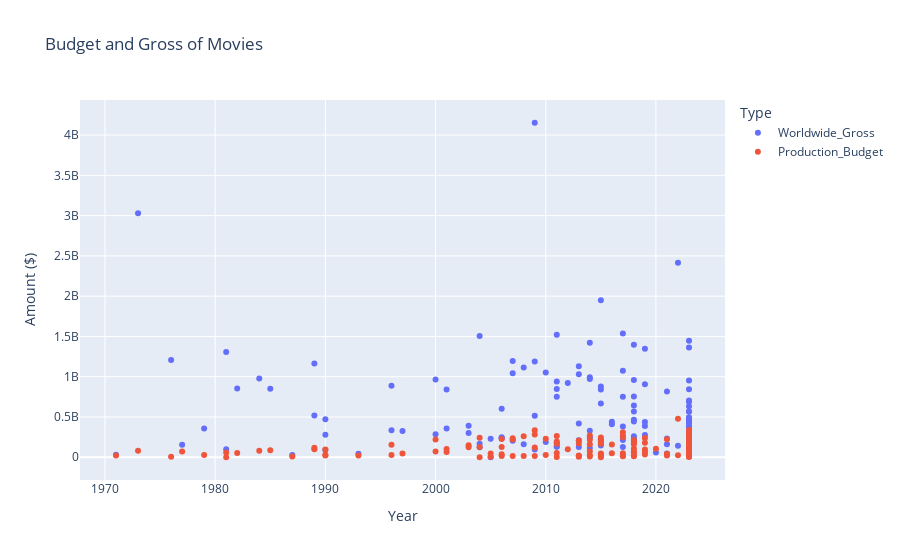

Notebook code cell kept with this figure:
### Code cell
df_long = linked_movies.melt(id_vars=['Year', 'Item'], value_vars=['Worldwide_Gross','Production_Budget'], var_name='type', value_name='amount')
fig = px.scatter(df_long, x='Year', y='amount', color='type', 
                 labels={'amount': 'Amount ($)', 'Item': 'Movie Title', 'type': 'Type'},
                 title='Budget and Gross of Movies')
fig.show()

### Figure 1 — Plotly figure (JSON) as saved in the notebook; plotly's stock layout.template omitted (floating-point values rounded to 4 significant figures; data arrays with more than 128 entries replaced by an {"elided": "..."} marker saying what was removed)
{"data": [{"hovertemplate": "Type=Worldwide_Gross<br>Year=%{x}<br>Amount ($)=%{y}<extra></extra>", "legendgroup": "Worldwide_Gross", "marker": {"color": "#636efa", "symbol": "circle"}, "mode": "markers", "name": "Worldwide_Gross", "orientation": "v", "showlegend": true, "type": "scatter", "x": {"elided": "150 int values"}, "xaxis": "x", "y": {"elided": "150 float values"}, "yaxis": "y"}, {"hovertemplate": "Type=Production_Budget<br>Year=%{x}<br>Amount ($)=%{y}<extra></extra>", "legendgroup": "Production_Budget", "marker": {"color": "#EF553B", "symbol": "circle"}, "mode": "markers", "name": "Production_Budget", "orientation": "v", "showlegend": true, "type": "scatter", "x": {"elided": "150 int values"}, "xaxis": "x", "y": {"elided": "150 float values"}, "yaxis": "y"}], "layout": {"legend": {"title": {"text": "Type"}, "tracegroupgap": 0}, "title": {"text": "Budget and Gross of Movies"}, "xaxis": {"anchor": "y", "domain": [0, 1], "title": {"text": "Year"}}, "yaxis": {"anchor": "x", "domain": [0, 1], "title": {"text": "Amount ($)"}}}}
